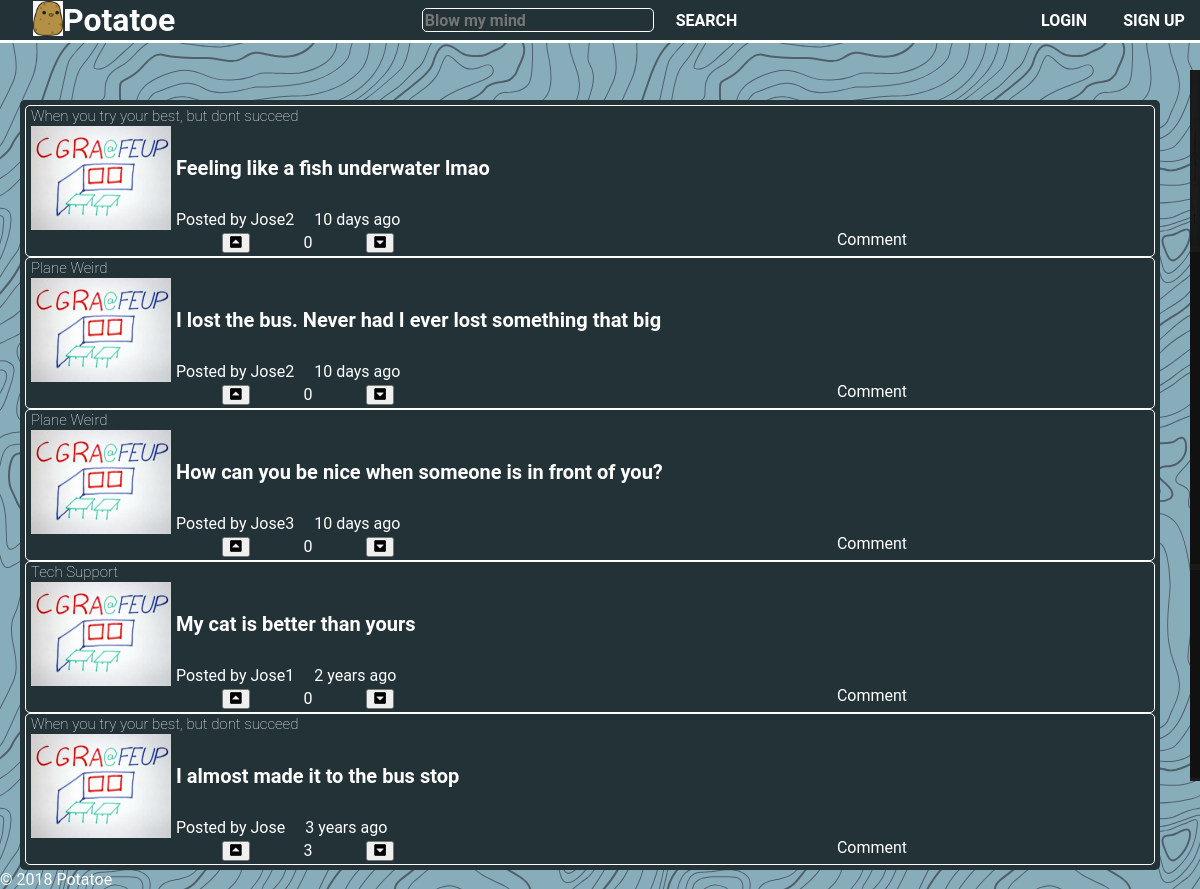
The page /pages/homepage.php on the database its author committed.
### tables this page shows
CREATE TABLE Channel (
	id	 	INTEGER PRIMARY KEY
			AUTOINCREMENT,
	name	TEXT
);

CREATE TABLE User (
	id			INTEGER PRIMARY KEY
				AUTOINCREMENT,
	username	TEXT UNIQUE,
	password 	TEXT,
	fullname	TEXT,
	email 		TEXT,
	bio			TEXT,
	url 		VARCHAR
);

CREATE TABLE Story (
	id			INTEGER PRIMARY KEY
				AUTOINCREMENT,
	id_user		INTEGER REFERENCES User(id)
				NOT NULL,
	id_channel 	INTEGER REFERENCES Channel(id)
				NOT NULL,
	title 		TEXT,
	content 	TEXT,
	date_posted DATETIME,
	url			TEXT,
	n_upvotes 	INTEGER,
	n_downvotes INTEGER
);

### pages/homepage.php (called while the page is built, shortened)
<?php
    include_once(ABSPATH . '/database/db_stories.php');
    $stories = get_all_stories();
    include(ABSPATH . '/templates/common/header.php');
    include(ABSPATH . '/templates/tpl_list_stories.php');
    include(ABSPATH . '/templates/common/aside.php');
    include(ABSPATH . '/templates/common/footer.php');
?>

### database/db_stories.php (called while the page is built, shortened)
<?php
    function get_all_stories(){
        $db = Database::instance()->db();
        $stmt = $db->prepare('  SELECT Story.id AS id, Story.url AS url, name, username, title, date_posted
                                FROM Story, Channel, User
                                WHERE ((Story.id_channel = Channel.id) AND (Story.id_user = User.id))
                                ORDER BY Story.date_posted DESC;'
                            );
        $stmt->execute();
        return $stmt->fetchAll();
    };
    function get_story_upvotes($id_story) {
        $db = Database::instance()->db();
        $stmt = $db->prepare('SELECT n_upvotes FROM Story WHERE id = ?;');
        $stmt->execute(array($id_story));
        return $stmt->fetch();
    }
    function get_story_downvotes($id_story) {
        $db = Database::instance()->db();
        $stmt = $db->prepare('SELECT n_downvotes FROM Story WHERE id = ?;');
        $stmt->execute(array($id_story));
        return $stmt->fetch();
    }
?>

### templates/tpl_list_stories.php (the view, shortened to what this page needs)
<section id="stories">
    <?php foreach($stories as $story) { ?>
        <article id=<?=$story['id']?>>
            <header class="channel">
                <span><?=$story['name']?></span>
            </header>
            <div class="story_content">
                <div class="story_image">
                    <img src="../post_images/board.png" alt="Image">
                </div>
                <div class="story_text">
                    <div class="story_title">
                        <a href="../pages/story.php?id=<?=$story['id']?>"><?=htmlspecialchars($story['title'])?></a>
                    </div>
                    <div class="story_details">
                        <span id="user">Posted by <?= htmlspecialchars($story['username']) ?></span>
                        <span id="date">
                            <?php   $time = strtotime($story['date_posted']);
                                    $dbDate = new DateTime($story['date_posted']);
                                    $currDate = new DateTime();
                                    $interval = $currDate->diff($dbDate);
                                    if($interval->y > 0)
                                        $display_time = $interval->y. " years";
                                    else if($interval->m > 0)
                                        $display_time = $interval->m. " months";
                                    else if($interval->d > 0)
                                        $display_time = $interval->d. " days";
                            ?>
                            <?= $display_time. " ago" ?>
                        </span>
                    </div>
                </div>
            </div>
            <footer class="story_footer">
                <span id="vote">
                        <button type="submit" name="upvote" onclick="vote(<?=$story['id']?>, 1)" ><i class="fas fa-caret-square-up"></i></button>
                        <span class="vote_points_number">
                            <?php   $upvotes = get_story_upvotes($story['id']);
                            $downvotes = get_story_downvotes($story['id']); ?>
                            <?=intval($upvotes['n_upvotes']) -  intval($downvotes['n_downvotes'])?>
                        </span>
                        <button type="submit" name="downvote" onclick="vote(<?=$story['id']?>, -1)" ><i class="fas fa-caret-square-down"></i></button>
                </span>
                <span id="comment"><a class="comments" href="story.php?id=<?=$story['id']?>#comments">Comment</a></span>
            </footer>
        </article>
    <?php } ?>
</section>

### templates/common/header.php (shortened to what this page needs)
<!DOCTYPE html>
<html>
<head>
    <link rel="stylesheet" href="../../css/new_style.css">
    <link rel="stylesheet" href="../../css/layout.css">
    <link rel="stylesheet" href="../../css/responsive.css">
    <link rel="stylesheet" href="../../css/alerts.css">
    <link rel="stylesheet" href="https://use.fontawesome.com/releases/v5.6.1/css/all.css">
</head>
<body>
    <header class = "head">
        <div class="middle_box">
            <div class="homepage_link">
                <span class="logo"><img height="35" width="30" href="../index.php" src="../images/icon.png" alt="Potato"></span>
                <h1><a href="../index.php">Potatoe</a></h1>
            </div>
            <div class="search_bar">
                <form class="search_form" action="../actions/action_search.php" method="post">
                    <input type="text" name="input" placeholder="Blow my mind"></textarea>
                    <input type="submit" name="search" value="SEARCH">
                </form>
            </div>
            <div class="profile">
                <?php if(!isset($_SESSION['username'])){ ?>
                    <span class="login_button"> <a href="./login.php">LOGIN</a> </span>
                    <span class="signup_button"><a href="./signup.php">SIGN UP</a></span>
                <?php  } else { ?>
                    <span class="profile_button"><a class="button" href="../pages/profile.php">PROFILE</a></span>
                    <span class="logout_button"><a class="button" href="../actions/action_logout.php">LOGOUT</a> </span>
                <?php }?>
            </div>
        </div>
    </header>
    <section class="content">

### templates/common/aside.php (shortened to what this page needs)
<aside class="side_bar">
        <section id="create_post">
            <img src="../../images/create_post.jpeg" alt="Create">
        </section>
        <section id="trending_categories">
            <p>Trending Categories</p>
        </section>
        <section id="recent_posts">
            <p>Recent Posts</p>
        </section>
</aside>

### templates/common/footer.php
</section>
<footer>
    &copy; 2018 Potatoe
</footer>
</body>
</html>

### css/layout.css (style rules this page uses)
header.head { position: fixed; top: 0; width: 100% !important; min-width: 650px; z-index: 1; height:40px; display: flex; flex-direction: row; align-items: center; justify-content: space-around; transition: height 0.2s; }
.middle_box { display: flex; height:100%; flex-direction: row; justify-content: space-around; align-items: center; max-width: 1300px; width: 100%; }
.middle_box > div { flex: 1; }
.homepage_link { display: flex; flex-direction: row; margin-left: 2em; }
.homepage_link > h1 { margin: 0; }
.search_bar { margin: 0; }
div.search_bar > form { display:flex; flex-direction: row; justify-content: center; }
form.search_form > input:first-child { margin-right: 1em; }
.profile { display: flex; flex-direction: row; justify-content: flex-end; align-items: center; height: 100%; }
.profile > span, .profile > span > a { height: 100%; }
.profile > .login_button, .profile > .profile_button { height: 100%; }
.side_bar { position: fixed; width:10px; height: 80%; right: 0; top: 0; margin-top: 70px; z-index: 1; background-color: #111; color: #111; overflow-x: hidden; opacity: 1; transition: all 1s cubic-bezier(.12,.08,.27,1.33); display: flex; flex-direction: column; justify-content: center; align-items: center; }
.side_bar > * { width: 10px; height: auto; opacity: 0.05; }
#create_post { position: relative; width: inherit; height: 25%; }
#create_post > img { z-index: 1; height:100%; width:100%; }
#trending_categories { position: relative; width: inherit; height: 45%; }
#recent_posts { position: relative; width: inherit; height: 30%; }
body { margin: 0; width: auto !important; min-width: 650px; }
.content { position: relative; padding-top: 100px; display: flex; flex-direction: row; flex-grow: 1; margin-left: auto; margin-right: auto; justify-content: center; width: 100%; }
.content > section { width:100%; }
#stories { margin-right: 40px; margin-left: 20px; }
#stories > article { display:flex; flex-direction: column; height: 150px; align-items: stretch; justify-content: center; }
#stories > article > header > * { flex: 1 1 auto; align-items: center; justify-content: center; margin: 5px; }
#stories > article > header { height: 10%; margin-bottom: 5px }
#stories > article > footer { height: 20%; }
#stories > article > .story_content { height: 80%; display:flex; justify-content: space-around; align-items: center; flex-direction: row; }
#stories > article > .story_content > .story_image { flex: 0 0 140px; height:100%; margin: 5px; }
#stories > article > .story_content > .story_image > img { width:100%; height:100%; }
#stories > article > .story_content > .story_text { width: 100%; height:100%; display:flex; flex-direction: column; justify-content: space-around; align-items: center; }
#stories > article > .story_content > .story_text > .story_title { width: 100%; height:80%; display: flex; align-items: center; }
#stories > article > .story_content > .story_text > .story_title > a { width: 100%; }
#stories > article > .story_content > .story_text > .story_details { width: 100%; height:20%; display:flex; flex-direction: row; justify-content: flex-start; align-items: center; }
#stories > article > .story_content > .story_text > .story_details > #date { margin-left: 20px; }
#stories > article > footer { display: flex; flex-direction: row; justify-content: space-around; align-items: center; }
#stories > article > footer > #vote { display: flex; flex-direction: row; justify-content: space-around; align-items: center; width: 20%; }
#stories > article > footer > #vote > * { display: flex; flex-direction: row; justify-content: space-around; align-items: center; }
#stories > article > footer > #comment { width: 20%; height: 100%; }
#stories > article > footer > #comment { height: 100%; display: flex; flex-direction: column; justify-content: space-around; align-items: center; }
#stories > article > footer > #comment > a { height: 100%; }

### css/responsive.css (style rules this page uses)
input[type=submit] { cursor: url("../images/pikapika.png"), auto; }

### rows shown on the page
channel: name "When you try your best, but dont succeed", title "Feeling like a fish underwater lmao", user.username "Jose2", story.n_upvotes "0", title "I almost made it to the bus stop", user.username "Jose", story.n_upvotes "3"
channel: name "Plane Weird", title "I lost the bus. Never had I ever lost something that big", user.username "Jose2", story.n_upvotes "0", title "How can you be nice when someone is in front of you?", user.username "Jose3"
channel: name "Tech Support", title "My cat is better than yours", user.username "Jose1", story.n_upvotes+n_downvotes "0"
